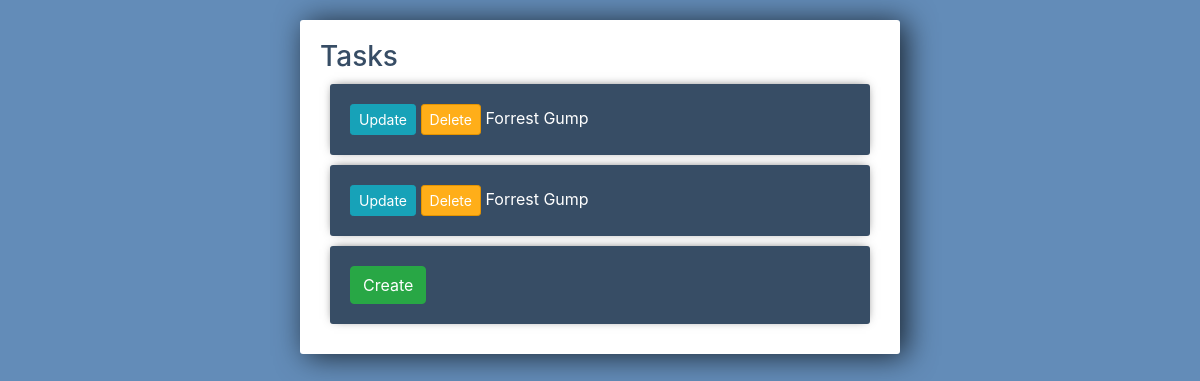
Page /home/ on the earlier database version.
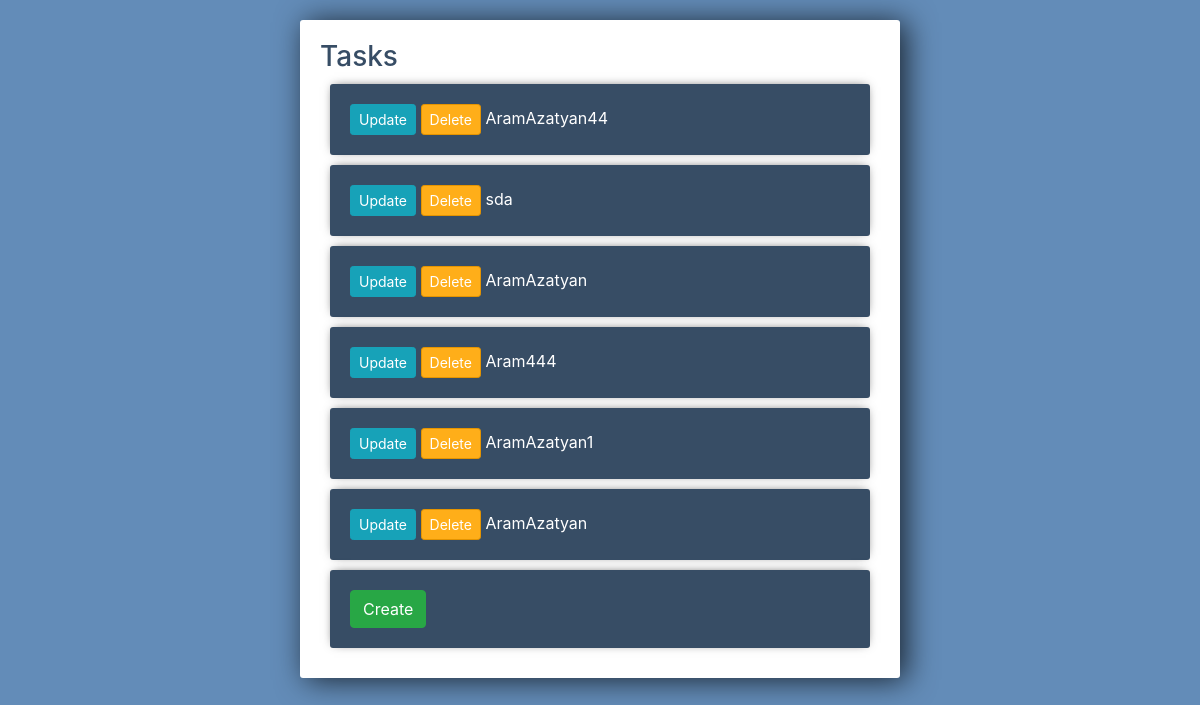
Same page on the later database version.
### task/models.py (models this page shows, shortened)
class Task(models.Model):
    name = models.CharField(max_length=50)
    description = models.TextField(null=True, blank=True)
    created_at = models.DateTimeField(auto_now_add=True)
    status = models.IntegerField(choices=STATUS_CHOICES, default=0)
    def __str__(self):
        return f'{self.name} - {self.created_at} - {self.status}'

### task/views.py (the view)
# urls.py: 2. Add a URL to urlpatterns:  path('', views.home, name='home')
def home(request):
    tasks = Task.objects.all().order_by('-created_at')
    print(tasks)
    context = {
        'task_list': tasks
    }
    return render(request, "task/home.html", context=context)

### task/templates/task/home.html
{% extends 'task/base.html' %}
{% block content %}
<div class="center-column" xmlns="http://www.w3.org/1999/html">
	<div class="todo-list">
	<h3>Tasks</h3>
        {% for task in task_list %}
            <div class="item-row">
                <a class="btn btn-sm btn-info" href="{% url 'task-update' task.id %}">Update</a>
                <a class="btn btn-sm btn-danger" href="{% url 'task-delete' task.id %}">Delete</a>
                <a href="{% url 'task-view' task.id %}">{{ task.name }}
                </a>
            </div>
        {% endfor %}
		<div class="item-row">
				<a href="{% url 'task-create' %}"><button class="btn btn-success" type="button" name="Create Task">Create</button></a>
		</div>
	</div>
</div>
{% endblock content %}

### task/templates/task/base.html (shortened to what this page needs)
{% load static %}
<!DOCTYPE html>
<html lang="en">
<head>
    <link rel="stylesheet" href="https://stackpath.bootstrapcdn.com/bootstrap/4.3.1/css/bootstrap.min.css">
    <link rel="stylesheet" href="{% static 'task/style.css'  %}">
</head>
<body>
{% block content %}
{% endblock content %}
</body>
</html>

### task/static/task/style.css (style rules this page uses)
h3 { color: #374d65; }
body { background-color: #638CB8; }
.center-column { width:600px; margin: 20px auto; padding:20px; background-color: #fff; border-radius: 3px; box-shadow: 6px 2px 30px 0px rgba(0,0,0,0.75); }
.item-row { background-color: #374d65; margin: 10px; padding: 20px; border-radius: 3px; color: #fff; font-size: 16px; box-shadow: 0px -1px 10px -4px rgba(0,0,0,0.75); }
.btn-danger { background-color: #ffae19; border-color: #e59400; }
a { color: white; }

Differences in the rows shown:
removed Task: name "Forrest Gump"
added Task: name "AramAzatyan44"
added Task: name "sda"
added Task: name "AramAzatyan"
added Task: name "Aram444"
added Task: name "AramAzatyan1"
changed Task (number 6 of 6 on the later page): name "Forrest Gump" → "AramAzatyan"
